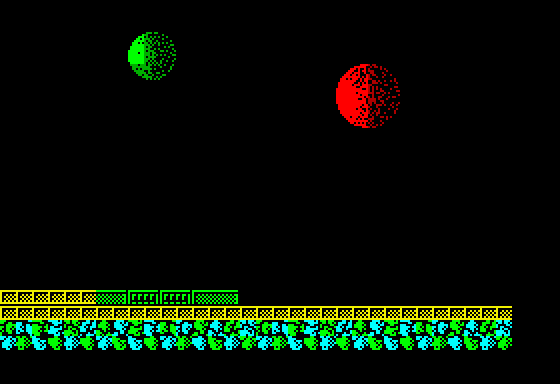

The image is a tile-based game level rendered from a .tmx file. Its description and complete source (layers, tilesets, objects, tile grids) follow:
An orthogonal 35x24 tile map with 16x16 px tiles, 1 tile layer (Collision), 3 tilesets, 1 image layer and 8 objects (3x piston, 2x radar, vitorc, ammo_pack, grenade_pack).

<map version="1.0" orientation="orthogonal" width="35" height="24" tilewidth="16" tileheight="16">
 <properties>
  <property name="background_color" value="#000000" />
  <property name="zoneNumber" value="106" />
  <property name="zoneSource" value="rusarh/exolon-esl asm/data_zone_data.asm" />
  <property name="nextLevel" value="L05S08" />
 </properties>
 <tileset firstgid="1" name="tiles" tilewidth="16" tileheight="16">
  <image source="tiles.png" width="240" height="512" />
 </tileset>
 <tileset firstgid="481" name="rocks" tilewidth="16" tileheight="16">
  <image source="rocks.png" width="512" height="48" />
 </tileset>
 <tileset firstgid="577" name="generated_terrain" tilewidth="16" tileheight="16">
  <image source="generated_terrain.png" width="256" height="16" />
 </tileset>
 <imagelayer name="Original Static Scenery">
  <image source="zone_106_original.png" width="512" height="384" />
 </imagelayer>
 <layer name="Collision" width="35" height="24">
  <data encoding="csv">0,0,0,0,0,0,0,0,0,0,0,0,0,0,0,0,0,0,0,0,0,0,0,0,0,0,0,0,0,0,0,0,0,0,0,
0,0,0,0,0,0,0,0,0,0,0,0,0,0,0,0,0,0,0,0,0,0,0,0,0,0,0,0,0,0,0,0,0,0,0,
0,0,0,0,0,0,0,0,0,0,0,0,0,0,0,0,0,0,0,0,0,0,0,0,0,0,0,0,0,0,0,0,0,0,0,
0,0,0,0,0,0,0,0,0,0,0,0,0,0,0,0,0,0,0,0,0,0,0,0,0,0,0,0,0,0,0,0,0,0,0,
0,0,0,0,0,0,0,0,0,0,0,0,0,0,0,0,0,0,0,0,0,0,0,0,0,0,0,0,0,0,0,0,0,0,0,
0,0,0,0,0,0,0,0,0,0,0,0,0,0,0,0,0,0,0,0,0,0,0,0,0,0,0,0,0,0,0,0,0,0,0,
0,0,0,0,0,0,0,0,0,0,0,0,0,0,0,0,0,0,0,0,0,0,0,0,0,0,0,0,0,0,0,0,0,0,0,
0,0,0,0,0,0,0,0,0,0,0,0,0,0,0,0,0,0,0,0,0,0,0,0,0,0,0,0,0,0,0,0,0,0,0,
0,0,0,0,0,0,0,0,0,0,0,0,0,0,0,0,0,0,0,0,0,0,0,0,0,0,0,0,0,0,0,0,0,0,0,
0,0,0,0,0,0,0,0,0,0,0,0,0,0,0,0,0,0,0,0,0,0,0,0,0,0,0,0,0,0,0,0,0,0,0,
0,0,0,0,0,0,0,0,0,0,0,0,0,0,0,0,0,0,0,0,0,0,0,0,0,0,0,0,0,0,0,0,0,0,0,
0,0,0,0,0,0,0,0,0,0,0,0,0,0,0,0,0,0,0,0,0,0,0,0,0,0,0,0,0,0,0,0,0,0,0,
0,0,0,0,0,0,0,0,0,0,0,0,0,0,0,0,0,0,0,0,0,0,0,0,0,0,0,0,0,0,0,0,0,0,0,
0,0,0,0,0,0,0,0,0,0,0,0,0,0,0,0,0,0,0,0,0,0,0,0,0,0,0,0,0,0,0,0,0,0,0,
0,0,0,0,0,0,0,0,0,0,0,0,0,0,0,0,0,0,0,0,0,0,0,0,0,0,0,0,0,0,0,0,0,0,0,
0,0,0,0,0,0,0,0,0,0,0,0,0,0,0,0,0,0,0,0,0,0,0,0,0,0,0,0,0,0,0,0,0,0,0,
0,0,0,0,0,0,0,0,0,0,0,0,0,0,0,0,0,0,0,0,0,0,0,0,0,0,0,0,0,0,0,0,0,0,0,
0,0,0,0,0,0,0,0,0,0,0,0,0,0,0,0,0,0,0,0,0,0,0,0,0,0,0,0,0,0,0,0,0,0,0,
1,1,1,1,1,1,0,0,0,0,0,0,0,0,0,0,0,0,0,0,0,0,0,0,0,0,0,0,0,0,0,0,0,0,0,
1,1,1,1,1,1,1,1,1,1,1,1,1,1,1,1,1,1,1,1,1,1,1,1,1,1,1,1,1,1,1,1,0,0,0,
0,0,0,0,0,0,0,0,0,0,0,0,0,0,0,0,0,0,0,0,0,0,0,0,0,0,0,0,0,0,0,0,0,0,0,
0,0,0,0,0,0,0,0,0,0,0,0,0,0,0,0,0,0,0,0,0,0,0,0,0,0,0,0,0,0,0,0,0,0,0,
0,0,0,0,0,0,0,0,0,0,0,0,0,0,0,0,0,0,0,0,0,0,0,0,0,0,0,0,0,0,0,0,0,0,0,
0,0,0,0,0,0,0,0,0,0,0,0,0,0,0,0,0,0,0,0,0,0,0,0,0,0,0,0,0,0,0,0,0,0,0</data>
 </layer>
 <objectgroup name="Objects">
  <object id="1" name="vitorc" x="0" y="320" />
  <object id="2" name="piston" x="240" y="368" width="48" height="64">
   <properties>
    <property name="sourceBlock" value="blk_anim_pump" />
   </properties>
  </object>
  <object id="3" name="piston" x="352" y="368" width="48" height="64">
   <properties>
    <property name="sourceBlock" value="blk_anim_pump" />
   </properties>
  </object>
  <object id="4" name="piston" x="464" y="368" width="48" height="64">
   <properties>
    <property name="sourceBlock" value="blk_anim_pump" />
   </properties>
  </object>
  <object id="5" name="ammo_pack" x="304" y="304" width="32" height="32">
   <properties>
    <property name="sourceBlock" value="blk_box_white" />
   </properties>
  </object>
  <object id="6" name="grenade_pack" x="416" y="304" width="32" height="32">
   <properties>
    <property name="sourceBlock" value="blk_box_yellow" />
   </properties>
  </object>
  <object id="7" name="radar" x="80" y="288" width="80" height="128">
   <properties>
    <property name="sourceBlock" value="blk_tower_dish" />
   </properties>
  </object>
  <object id="8" name="radar" x="160" y="288" width="80" height="128">
   <properties>
    <property name="sourceBlock" value="blk_tower_dish" />
   </properties>
  </object>
 </objectgroup>
</map>
